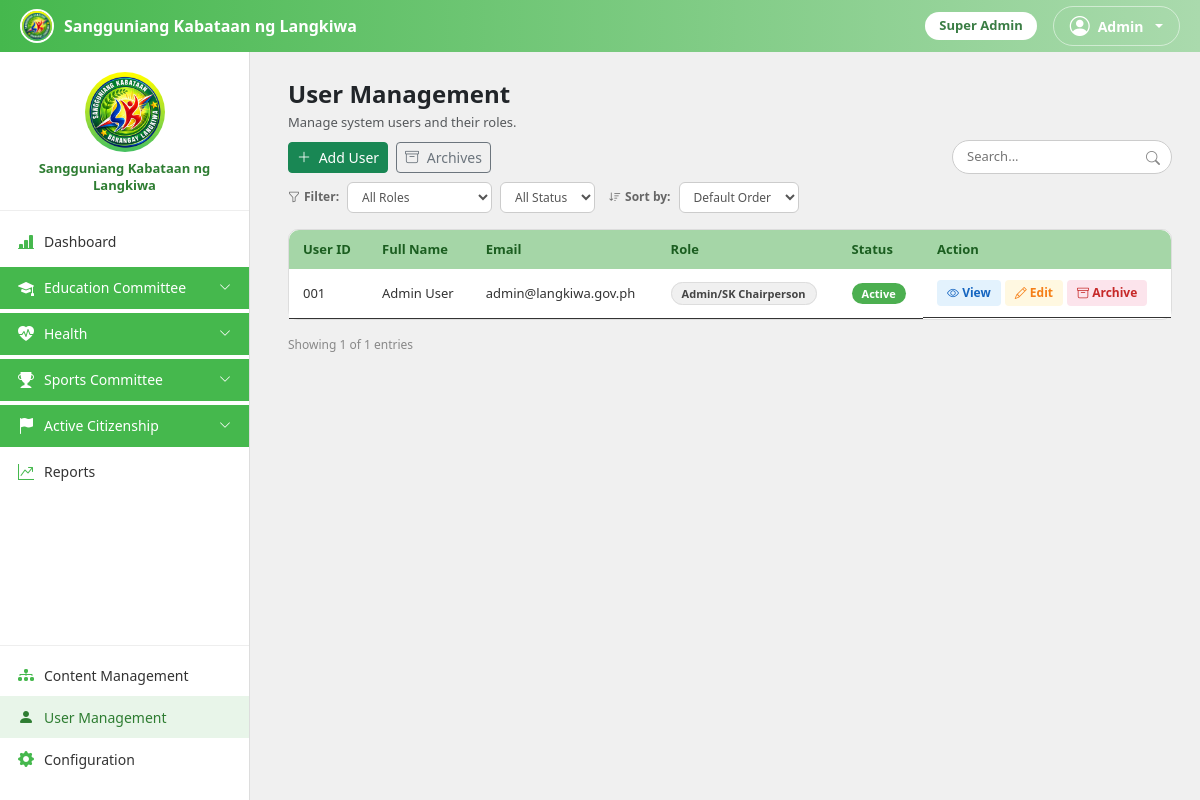
Screenshot of /admin/AdminUserManagement.php (signed in) with the database file from the repository.
### tables this page shows
CREATE TABLE site_settings (
    id TINYINT PRIMARY KEY DEFAULT 1,
    logo_path VARCHAR(255) NULL,
    about_text TEXT NULL,
    sk_office_address VARCHAR(255) NULL,
    contact_number VARCHAR(40) NULL,
    office_hours VARCHAR(100) NULL,
    site_name VARCHAR(150) NULL,
    tagline VARCHAR(200) NULL,
    welcome_message TEXT NULL,
    email VARCHAR(150) NULL,
    facebook_url VARCHAR(255) NULL,
    terms_conditions TEXT NULL,
    privacy_policy TEXT NULL,
    allow_public_applications TINYINT(1) NOT NULL DEFAULT 1,
    show_announcements TINYINT(1) NOT NULL DEFAULT 1,
    current_academic_year VARCHAR(20) NOT NULL DEFAULT '2025-2026',
    current_semester VARCHAR(20) NOT NULL DEFAULT '2nd Semester',
    requirements_deadline DATE NULL COMMENT 'Cutoff for scholars to submit updated requirements for the current term; set via End Semester or edited manually in Site Settings',
    requirements_open TINYINT(1) NOT NULL DEFAULT 0 COMMENT 'Whether scholars can currently submit updated requirements. Turned on by End Semester (a fresh renewal window for the new term); auto-treated as closed again once requirements_deadline passes',
    default_allowance_amount DECIMAL(10,2) NOT NULL DEFAULT 2000.00,
    activities_required_per_term INT NOT NULL DEFAULT 3
);

CREATE TABLE users (
    user_id INT AUTO_INCREMENT PRIMARY KEY,
    last_name VARCHAR(100) NOT NULL,
    first_name VARCHAR(100) NOT NULL,
    middle_name VARCHAR(100) NULL,
    age INT NULL,
    gender ENUM('Male','Female') NULL,
    email VARCHAR(150) NOT NULL UNIQUE,
    password_hash VARCHAR(255) NOT NULL,
    role ENUM('applicant','scholar','admin','committee_admin') NOT NULL DEFAULT 'applicant',
    position_title VARCHAR(100) NULL,
    profile_photo VARCHAR(255) NULL,
    status ENUM('active','inactive','archived') NOT NULL DEFAULT 'active',
    created_at DATETIME NOT NULL DEFAULT CURRENT_TIMESTAMP,
    archived_at DATETIME NULL
);

### config/functions.php (called while the page is built, shortened)
<?php
require_once __DIR__ . '/auth.php';
function e($value)
{
    return htmlspecialchars($value ?? '', ENT_QUOTES, 'UTF-8');
}
function siteLogoUrl()
{
    global $conn;
    $row = $conn->query("SELECT logo_path FROM site_settings WHERE id = 1")->fetch_assoc();
    return !empty($row['logo_path']) ? APP_BASE . '/' . $row['logo_path'] : APP_BASE . '/admin/photos/logo.jpg';
}
function siteName()
{
    global $conn;
    $row = $conn->query("SELECT site_name FROM site_settings WHERE id = 1")->fetch_assoc();
    return !empty($row['site_name']) ? $row['site_name'] : 'Sangguniang Kabataan ng Langkiwa';
}

### config/auth.php (called while the page is built, shortened)
<?php
function isLoggedIn()
{
    return isset($_SESSION['user_id']);
}
function currentUser()
{
    return [
        'user_id' => $_SESSION['user_id'],
        'role' => $_SESSION['role'],
        'first_name' => $_SESSION['first_name'],
        'last_name' => $_SESSION['last_name'],
        'email' => $_SESSION['email'],
    ];
}

### config/forms.php (called while the page is built, shortened)
<?php
require_once __DIR__ . '/functions.php';
function getCommitteeIdByCode($code)
{
    global $conn;
    $stmt = $conn->prepare("SELECT committee_id FROM committees WHERE code = ?");
    $stmt->bind_param('s', $code);
    $stmt->execute();
    $row = $stmt->get_result()->fetch_assoc();
    return $row ? (int)$row['committee_id'] : null;
}

### admin/AdminUserManagement.php (the view, shortened to what this page needs)
<?php
require_once __DIR__ . '/../config/forms.php';
$search = trim($_GET['q'] ?? '');
$result = $conn->query("SELECT * FROM users WHERE status != 'archived' ORDER BY user_id ASC");
$users = $result->fetch_all(MYSQLI_ASSOC);
$roleDisplayNames = ['admin' => 'Super Admin', 'committee_admin' => 'Committee Admin', 'scholar' => 'Scholar', 'applicant' => 'Applicant'];
function roleLabel($role, $positionTitle)
{
    if ($positionTitle !== '' && $positionTitle !== null) {
        return $positionTitle;
    }
    global $roleDisplayNames;
    return $roleDisplayNames[$role] ?? ucfirst($role);
}
$activeLink = 'AdminUserManagement';
?>
<!DOCTYPE html>
<html lang="en">
<head>
    <link href="https://cdn.jsdelivr.net/npm/bootstrap@5.3.3/dist/css/bootstrap.min.css" rel="stylesheet">
    <link href="https://cdn.jsdelivr.net/npm/bootstrap-icons@1.11.3/font/bootstrap-icons.min.css" rel="stylesheet">
    <link href="<?php echo APP_BASE; ?>/assets/css/admin.css" rel="stylesheet">
</head>
<body>
    <?php include __DIR__ . '/../includes/adminsidebar.php'; ?>
    <div class="main-content">
        <h4 class="fw-bold mb-1">User Management</h4>
        <p class="text-muted mb-2" style="font-size: 13px;">Manage system users and their roles.</p>
        <form method="get">
            <div class="d-flex justify-content-between align-items-center mb-2 flex-wrap gap-2">
                <div class="d-flex gap-2 align-items-center flex-wrap">
                    <button type="button" class="btn btn-sm btn-success" data-bs-toggle="modal" data-bs-target="#addUserModal">
                        <i class="bi bi-plus-lg me-1"></i> Add User
                    </button>
                    <button type="button" class="btn btn-sm btn-outline-secondary" data-bs-toggle="modal" data-bs-target="#archivesUserModal">
                        <i class="bi bi-archive me-1"></i> Archives
                    </button>
                </div>
                <div class="search-box">
                    <input type="text" name="q" value="<?php echo e($search); ?>" placeholder="Search...">
                    <i class="bi bi-search"></i>
                </div>
            </div>
            <div class="d-flex gap-2 align-items-center mb-3 flex-wrap">
                <span style="font-size:12px; color:#666; font-weight:600;"><i class="bi bi-funnel me-1"></i>Filter:</span>
                <select class="filter-select" name="role" onchange="this.form.submit()">
                    <option value="">All Roles</option>
                </select>
                <select class="filter-select" name="status" onchange="this.form.submit()">
                    <option value="">All Status</option>
                </select>
                <span style="font-size:12px; color:#666; font-weight:600; margin-left:6px;"><i class="bi bi-sort-down me-1"></i>Sort by:</span>
                <select class="filter-select" name="sort" onchange="this.form.submit()">
                    <option value="">Default Order</option>
                </select>
            </div>
        </form>
        <div class="table-card">
            <div class="table-responsive-wrap">
                <table class="table mb-0">
                    <thead>
                        <tr>
                            <th>User ID</th>
                            <th>Full Name</th>
                            <th>Email</th>
                            <th>Role</th>
                            <th>Status</th>
                            <th>Action</th>
                        </tr>
                    </thead>
                    <tbody>
                        <?php foreach ($users as $u): ?>
                            <tr>
                                <td><?php echo str_pad($u['user_id'], 3, '0', STR_PAD_LEFT); ?></td>
                                <td><?php echo e($u['full_name']); ?></td>
                                <td><?php echo e($u['email']); ?></td>
                                <td>
                                    <span class="badge-role"><?php echo e(roleLabel($u['role'], $u['position_title'])); ?></span>
                                </td>
                                <td><span class="<?php echo $u['status'] === 'active' ? 'badge-active' : 'badge-inactive'; ?>"><?php echo ucfirst(e($u['status'])); ?></span></td>
                                <td class="d-flex gap-1">
                                    <button class="btn-view" data-bs-toggle="modal" data-bs-target="#viewUserModal<?php echo $u['user_id']; ?>"><i class="bi bi-eye"></i> View</button>
                                    <button class="btn-edit" data-bs-toggle="modal" data-bs-target="#editUserModal<?php echo $u['user_id']; ?>"><i class="bi bi-pencil"></i> Edit</button>
                                    <button class="btn-archive" data-bs-toggle="modal" data-bs-target="#archiveUserModal<?php echo $u['user_id']; ?>"><i class="bi bi-archive"></i> Archive</button>
                                </td>
                            </tr>
                        <?php endforeach; ?>
                    </tbody>
                </table>
            </div>
        </div>
        <div class="d-flex justify-content-between align-items-center mt-3">
            <span style="font-size:12px; color:#888;">Showing <?php echo count($users); ?> of <?php echo count($users); ?> entries</span>
        </div>
    </div>
</body>
</html>

### includes/adminsidebar.php (shortened to what this page needs)
<?php
require_once __DIR__ . '/../config/forms.php';
$activeLink = $activeLink ?? '';
$adminMe = currentUser();
$isSuperAdmin = ($adminMe['role'] ?? '') === 'admin';
$myCommitteeIds = $isSuperAdmin ? [] : getUserCommitteeIds($adminMe['user_id']);
function committeeAllowed($committeeId)
{
    global $isSuperAdmin, $myCommitteeIds;
    return $isSuperAdmin || in_array((int)$committeeId, $myCommitteeIds, true);
}
$eduCommitteeId = getCommitteeIdByCode('education');
$healthCommitteeId = getCommitteeIdByCode('health');
$sportsCommitteeId = getCommitteeIdByCode('sports');
$citizenshipCommitteeId = getCommitteeIdByCode('active_citizenship');
$healthTabs = getProgramTabs($healthCommitteeId, false);
$sportsTabs = getProgramTabs($sportsCommitteeId, false);
$citizenshipTabs = getProgramTabs($citizenshipCommitteeId, false);
function navActive($name)
{
    global $activeLink;
    return $activeLink === $name ? ' active' : '';
}
function groupExpanded($prefixes)
{
    return false;
}
?>
<div class="topbar">
    <div class="brand">
        <img src="<?php echo siteLogoUrl(); ?>" alt="Logo">
        <span class="brand-text d-none d-sm-inline"><?php echo e(siteName()); ?></span>
    </div>
    <div class="d-flex align-items-center gap-3">
        <span class="role-badge d-none d-sm-inline-block"><?php echo $isSuperAdmin ? 'Super Admin' : 'Committee Admin'; ?></span>
        <div class="dropdown">
            <a href="#" class="dropdown-toggle d-flex align-items-center gap-2 text-white text-decoration-none border border-white border-opacity-50 rounded-pill px-3 py-1"
                data-bs-toggle="dropdown" style="font-size: 14px; font-weight: 600;">
                <i class="bi bi-person-circle fs-5"></i> <?php echo e($adminMe['first_name'] ?? 'Admin'); ?>
            </a>
        </div>
    </div>
</div>
<div class="sidebar" id="sidebar">
    <div class="logo-wrap">
        <img src="<?php echo siteLogoUrl(); ?>" alt="Logo">
        <p><?php echo e(siteName()); ?></p>
    </div>
    <nav>
        <a href="<?php echo APP_BASE; ?>/admin/AdminDashboard.php" class="nav-link-item<?php echo navActive('AdminDashboard'); ?>"><i class="bi bi-bar-chart-line-fill"></i> Dashboard</a>
        <?php if (committeeAllowed($eduCommitteeId)): ?>
            <?php
            $eduExpanded = groupExpanded('Education');
            ?>
            <a href="#educationMenu" class="nav-link-item nav-parent" data-bs-toggle="collapse" role="button" aria-expanded="<?php echo $eduExpanded ? 'true' : 'false'; ?>" aria-controls="educationMenu">
                <i class="bi bi-mortarboard-fill"></i> Education Committee
                <i class="bi bi-chevron-down toggle-icon"></i>
            </a>
        <?php endif; ?>
        <?php
        $healthExpanded = groupExpanded('Health');
        ?>
        <?php if (committeeAllowed($healthCommitteeId) && !empty($healthTabs['assistance']['is_visible'])): ?>
            <a href="#healthMenu" class="nav-link-item nav-parent" data-bs-toggle="collapse" role="button" aria-expanded="<?php echo $healthExpanded ? 'true' : 'false'; ?>" aria-controls="healthMenu">
                <i class="bi bi-heart-pulse-fill"></i> Health
                <i class="bi bi-chevron-down toggle-icon"></i>
            </a>
        <?php endif; ?>
        <?php
        $sportsExpanded = groupExpanded('Sports');
        ?>
        <?php if (committeeAllowed($sportsCommitteeId) && !empty($sportsTabs['assistance']['is_visible'])): ?>
            <a href="#sportsMenu" class="nav-link-item nav-parent" data-bs-toggle="collapse" role="button" aria-expanded="<?php echo $sportsExpanded ? 'true' : 'false'; ?>" aria-controls="sportsMenu">
                <i class="bi bi-trophy-fill"></i> Sports Committee
                <i class="bi bi-chevron-down toggle-icon"></i>
            </a>
        <?php endif; ?>
        <?php
        $citizenshipExpanded = groupExpanded('ActiveCitizenship');
        ?>
        <?php if (committeeAllowed($citizenshipCommitteeId) && !empty($citizenshipTabs['assistance']['is_visible'])): ?>
            <a href="#citizenshipMenu" class="nav-link-item nav-parent" data-bs-toggle="collapse" role="button" aria-expanded="<?php echo $citizenshipExpanded ? 'true' : 'false'; ?>" aria-controls="citizenshipMenu">
                <i class="bi bi-flag-fill"></i> Active Citizenship
                <i class="bi bi-chevron-down toggle-icon"></i>
            </a>
        <?php endif; ?>
        <a href="<?php echo APP_BASE; ?>/admin/AdminReports.php" class="nav-link-item<?php echo navActive('AdminReports'); ?>"><i class="bi bi-graph-up-arrow"></i> Reports</a>
    </nav>
    <div class="config-section">
        <a href="<?php echo APP_BASE; ?>/admin/AdminProgramManagement.php" class="nav-link-item<?php echo navActive('AdminProgramManagement'); ?>"><i class="bi bi-diagram-3-fill"></i> Content Management</a>
        <?php if ($isSuperAdmin): ?>
            <a href="<?php echo APP_BASE; ?>/admin/AdminUserManagement.php" class="nav-link-item<?php echo navActive('AdminUserManagement'); ?>"><i class="bi bi-person-fill"></i> User Management</a>
            <a href="<?php echo APP_BASE; ?>/admin/AdminConfiguration.php" class="nav-link-item<?php echo navActive('AdminConfiguration'); ?>"><i class="bi bi-gear-fill"></i> Configuration</a>
        <?php endif; ?>
    </div>
</div>

### rows the page displays
site_settings: site_name "Sangguniang Kabataan ng Langkiwa"
users: first_name "Admin", user_id "001", full_name "Admin User", email "admin@langkiwa.gov.ph", position_title "Admin/SK Chairperson", status "Active"

### other values shown
count($users) "1"
